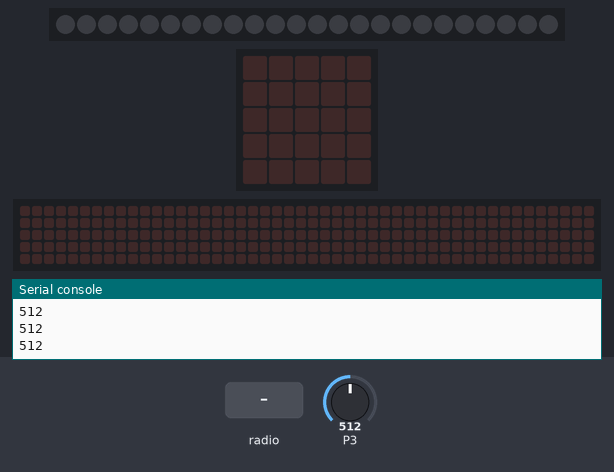
The program below on a simulated BBC micro:bit (MakeCode). Parts: 24 RGB LEDs in strip order, left to right, the board's 5×5 LED display, a strip that is not on the board, showing the scrolling text unrolled, the last lines printed to the serial console. The inputs (shaded band) are chosen by the test bench; at power-on: P3 = 512 (analog values on the 0–1023 scale). Dim RGB values are drawn brighter than linear; no radio messages arrive unless stated (any console line starting 'radio sent:' is added by the test bench); the 48×5 strip is a reading aid, not a part: it shows the text the display is scrolling, unrolled, one strip-width of it at a time.

Above: at 1.2 s.
1.3 s: P3 set to 985
2.8 s: P3 set to 1010
At 3.1 s:
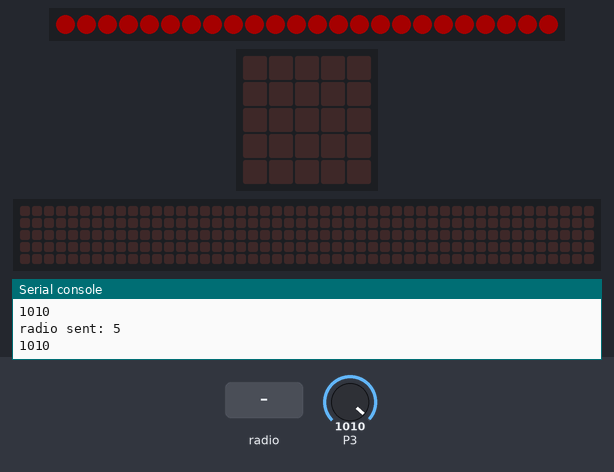
4.3 s: radio message "5" arrives
At 4.37 s:
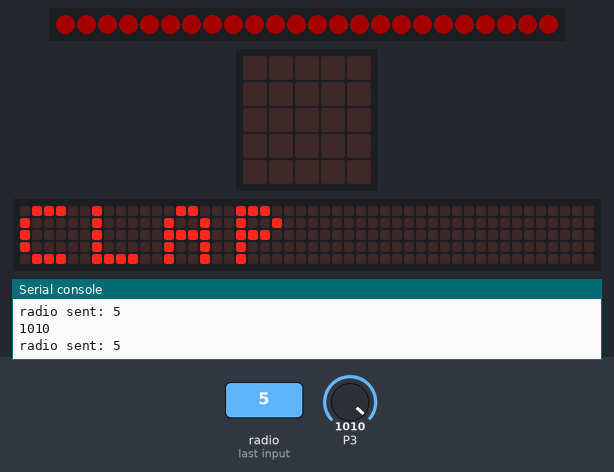
7.3 s: P3 set to 989
At 8.57 s:
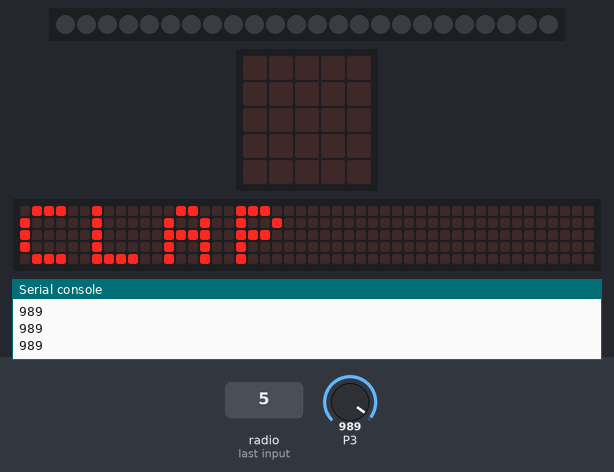
10.3 s: P3 set to 1009
At 11.3 s:
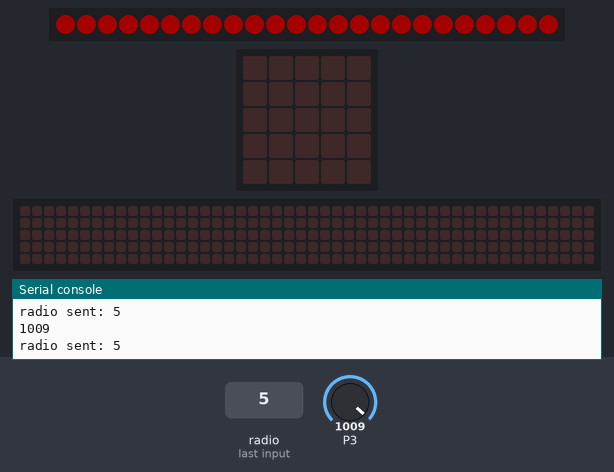
Timing chart, 0 to 12.8 s (numbered marks = the images above; inputs shaded):
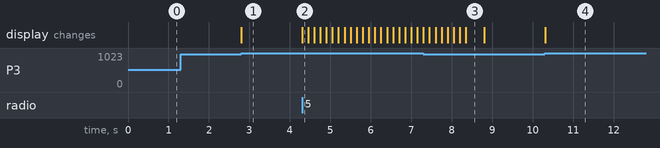

Measured:
- the behaviour switches between 999 and 1000 on P3 (found by bisection; images 0 and 1)
- after the input at 4.3 s, the display: changes at once (image 2)
- after the input at 7.3 s, the display: first changes at once (image 3 shows a later state)
- what the display in image 3 shows lasts 0.4 s, from 8.4 s to 8.8 s

The program:

main.ts
```typescript
radio.onReceivedNumber(function (receivedNumber) {
    if (receivedNumber == 5) {
        basic.showString("CLAP")
    } else {
        basic.showString("")
    }
})
radio.setGroup(78)
let strip = neopixel.create(DigitalPin.P13, 24, NeoPixelMode.RGB)
let light_s = 0
strip.setBrightness(40)
basic.forever(function () {
    light_s = pins.analogReadPin(AnalogPin.P3)
    serial.writeNumber(light_s)
    serial.writeLine("")
    if (light_s > 999) {
        strip.showColor(neopixel.colors(NeoPixelColors.Red))
        strip.show()
        radio.sendNumber(5)
    } else {
        strip.showColor(neopixel.colors(NeoPixelColors.Black))
        strip.show()
    }
})
```

test.ts
```typescript
// 테스트는 여기로 이동합니다; 이 패키지가 확장으로 사용될 때 컴파일되지 않을 것 입니다.
```
